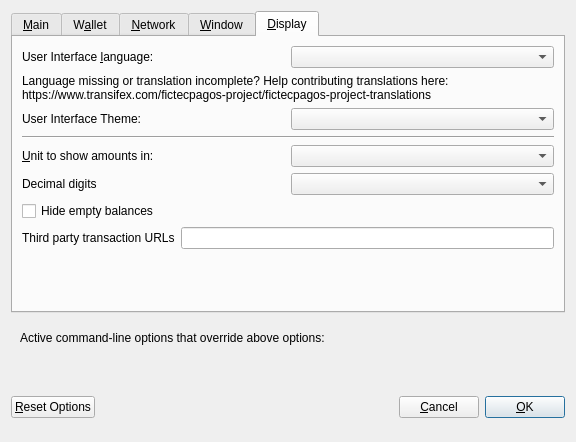
<?xml version="1.0" encoding="UTF-8"?>
<ui version="4.0">
 <class>OptionsDialog</class>
 <widget class="QDialog" name="OptionsDialog">
  <property name="geometry">
   <rect>
    <x>0</x>
    <y>0</y>
    <width>576</width>
    <height>442</height>
   </rect>
  </property>
  <property name="windowTitle">
   <string>Options</string>
  </property>
  <property name="modal">
   <bool>true</bool>
  </property>
  <layout class="QVBoxLayout" name="verticalLayout">
   <item>
    <widget class="QTabWidget" name="tabWidget">
     <property name="currentIndex">
      <number>4</number>
     </property>
     <widget class="QWidget" name="tabMain">
      <attribute name="title">
       <string>&amp;Main</string>
      </attribute>
      <layout class="QVBoxLayout" name="verticalLayout_Main">
       <item>
        <widget class="QCheckBox" name="bitcoinAtStartup">
         <property name="toolTip">
          <string>Automatically start fictecpagos after logging in to the system.</string>
         </property>
         <property name="text">
          <string>&amp;Start fictecpagos on system login</string>
         </property>
        </widget>
       </item>
       <item>
        <layout class="QHBoxLayout" name="horizontalLayout_2_Main">
         <item>
          <widget class="QLabel" name="databaseCacheLabel">
           <property name="text">
            <string>Size of &amp;database cache</string>
           </property>
           <property name="textFormat">
            <enum>Qt::PlainText</enum>
           </property>
           <property name="buddy">
            <cstring>databaseCache</cstring>
           </property>
          </widget>
         </item>
         <item>
          <widget class="QSpinBox" name="databaseCache"/>
         </item>
         <item>
          <widget class="QLabel" name="databaseCacheUnitLabel">
           <property name="text">
            <string>MB</string>
           </property>
           <property name="textFormat">
            <enum>Qt::PlainText</enum>
           </property>
          </widget>
         </item>
         <item>
          <spacer name="horizontalSpacer_2_Main">
           <property name="orientation">
            <enum>Qt::Horizontal</enum>
           </property>
           <property name="sizeHint" stdset="0">
            <size>
             <width>40</width>
             <height>20</height>
            </size>
           </property>
          </spacer>
         </item>
        </layout>
       </item>
       <item>
        <layout class="QHBoxLayout" name="horizontalLayout_3_Main">
         <item>
          <widget class="QLabel" name="threadsScriptVerifLabel">
           <property name="text">
            <string>Number of script &amp;verification threads</string>
           </property>
           <property name="textFormat">
            <enum>Qt::PlainText</enum>
           </property>
           <property name="buddy">
            <cstring>threadsScriptVerif</cstring>
           </property>
          </widget>
         </item>
         <item>
          <widget class="QSpinBox" name="threadsScriptVerif">
           <property name="toolTip">
            <string>(0 = auto, &lt;0 = leave that many cores free)</string>
           </property>
          </widget>
         </item>
         <item>
          <spacer name="horizontalSpacer_3_Main">
           <property name="orientation">
            <enum>Qt::Horizontal</enum>
           </property>
           <property name="sizeHint" stdset="0">
            <size>
             <width>40</width>
             <height>20</height>
            </size>
           </property>
          </spacer>
         </item>
        </layout>
       </item>
       <item>
        <spacer name="verticalSpacer_2">
         <property name="orientation">
          <enum>Qt::Vertical</enum>
         </property>
         <property name="sizeHint" stdset="0">
          <size>
           <width>20</width>
           <height>40</height>
          </size>
         </property>
        </spacer>
       </item>
       <item>
        <widget class="QCheckBox" name="checkBoxZeromintEnable">
         <property name="toolTip">
          <string>Enable automatic minting of fictecpagos units to zphr</string>
         </property>
         <property name="layoutDirection">
          <enum>Qt::LeftToRight</enum>
         </property>
         <property name="text">
          <string>Enable zphr Automint</string>
         </property>
        </widget>
       </item>
       <item>
        <layout class="QHBoxLayout" name="horizontalLayout_3">
         <item>
          <widget class="QLabel" name="percentage_label">
           <property name="toolTip">
            <string>Percentage of incoming FTP which get automatically converted to zphr via Zerocoin Protocol (min: 10%)</string>
           </property>
           <property name="text">
            <string>Percentage of autominted zphr</string>
           </property>
          </widget>
         </item>
         <item>
          <widget class="QSpinBox" name="zeromintPercentage">
           <property name="minimum">
            <number>10</number>
           </property>
           <property name="maximum">
            <number>100</number>
           </property>
          </widget>
         </item>
        </layout>
       </item>
       <item>
        <layout class="QHBoxLayout" name="horizontalLayout" stretch="0,0">
         <property name="sizeConstraint">
          <enum>QLayout::SetFixedSize</enum>
         </property>
         <item>
          <widget class="QLabel" name="labelPreferredDenom">
           <property name="maximumSize">
            <size>
             <width>16777215</width>
             <height>16777215</height>
            </size>
           </property>
           <property name="toolTip">
            <string>Wait with automatic conversion to Zerocoin until enough FTP for this denomination is available</string>
           </property>
           <property name="text">
            <string>Preferred Automint zphr Denomination</string>
           </property>
          </widget>
         </item>
         <item>
          <widget class="QComboBox" name="preferredDenom">
           <property name="maximumSize">
            <size>
             <width>16777215</width>
             <height>27</height>
            </size>
           </property>
           <property name="toolTip">
            <string>Wait with automatic conversion to Zerocoin until enough FTP for this denomination is available</string>
           </property>
           <property name="maxVisibleItems">
            <number>9</number>
           </property>
           <property name="maxCount">
            <number>9</number>
           </property>
          </widget>
         </item>
        </layout>
       </item>
      </layout>
     </widget>
     <widget class="QWidget" name="tabWallet">
      <attribute name="title">
       <string>W&amp;allet</string>
      </attribute>
      <layout class="QVBoxLayout" name="verticalLayout_Wallet">
       <item>
        <layout class="QHBoxLayout" name="horizontalLayout_2_Wallet">
         <item>
          <widget class="QLabel" name="labelStakeSplitThresholdText">
           <property name="text">
            <string>Stake split threshold:</string>
           </property>
          </widget>
         </item>
         <item>
          <widget class="QSpinBox" name="spinBoxStakeSplitThreshold">
           <property name="minimum">
            <number>1</number>
           </property>
           <property name="maximum">
            <number>999999</number>
           </property>
          </widget>
         </item>
        </layout>
       </item>
       <item>
        <widget class="QGroupBox" name="groupBox">
         <property name="title">
          <string>Expert</string>
         </property>
         <layout class="QVBoxLayout" name="verticalLayout_2">
          <item>
           <widget class="QCheckBox" name="coinControlFeatures">
            <property name="toolTip">
             <string>Whether to show coin control features or not.</string>
            </property>
            <property name="text">
             <string>Enable coin &amp;control features</string>
            </property>
           </widget>
          </item>
          <item>
           <widget class="QCheckBox" name="showMasternodesTab">
            <property name="toolTip">
             <string>Show additional tab listing all your masternodes in first sub-tab&lt;br/&gt;and all masternodes on the network in second sub-tab.</string>
            </property>
            <property name="text">
             <string>Show Masternodes Tab</string>
            </property>
           </widget>
          </item>
          <item>
           <widget class="QCheckBox" name="spendZeroConfChange">
            <property name="toolTip">
             <string>If you disable the spending of unconfirmed change, the change from a transaction&lt;br/&gt;cannot be used until that transaction has at least one confirmation.&lt;br/&gt;This also affects how your balance is computed.</string>
            </property>
            <property name="text">
             <string>&amp;Spend unconfirmed change</string>
            </property>
           </widget>
          </item>
         </layout>
        </widget>
       </item>
       <item>
        <spacer name="verticalSpacer_Wallet">
         <property name="orientation">
          <enum>Qt::Vertical</enum>
         </property>
         <property name="sizeHint" stdset="0">
          <size>
           <width>20</width>
           <height>40</height>
          </size>
         </property>
        </spacer>
       </item>
      </layout>
     </widget>
     <widget class="QWidget" name="tabNetwork">
      <attribute name="title">
       <string>&amp;Network</string>
      </attribute>
      <layout class="QVBoxLayout" name="verticalLayout_Network">
       <item>
        <widget class="QCheckBox" name="mapPortUpnp">
         <property name="toolTip">
          <string>Automatically open the fictecpagos client port on the router. This only works when your router supports UPnP and it is enabled.</string>
         </property>
         <property name="text">
          <string>Map port using &amp;UPnP</string>
         </property>
        </widget>
       </item>
       <item>
        <widget class="QCheckBox" name="allowIncoming">
         <property name="toolTip">
          <string>Accept connections from outside</string>
         </property>
         <property name="text">
          <string>Allow incoming connections</string>
         </property>
        </widget>
       </item>
       <item>
        <widget class="QCheckBox" name="connectSocks">
         <property name="toolTip">
          <string>Connect to the fictecpagos network through a SOCKS5 proxy.</string>
         </property>
         <property name="text">
          <string>&amp;Connect through SOCKS5 proxy (default proxy):</string>
         </property>
        </widget>
       </item>
       <item>
        <layout class="QHBoxLayout" name="horizontalLayout_1_Network">
         <item>
          <widget class="QLabel" name="proxyIpLabel">
           <property name="text">
            <string>Proxy &amp;IP:</string>
           </property>
           <property name="textFormat">
            <enum>Qt::PlainText</enum>
           </property>
           <property name="buddy">
            <cstring>proxyIp</cstring>
           </property>
          </widget>
         </item>
         <item>
          <widget class="QValidatedLineEdit" name="proxyIp">
           <property name="minimumSize">
            <size>
             <width>140</width>
             <height>0</height>
            </size>
           </property>
           <property name="maximumSize">
            <size>
             <width>140</width>
             <height>16777215</height>
            </size>
           </property>
           <property name="toolTip">
            <string>IP address of the proxy (e.g. IPv4: 127.0.0.1 / IPv6: ::1)</string>
           </property>
          </widget>
         </item>
         <item>
          <widget class="QLabel" name="proxyPortLabel">
           <property name="text">
            <string>&amp;Port:</string>
           </property>
           <property name="textFormat">
            <enum>Qt::PlainText</enum>
           </property>
           <property name="buddy">
            <cstring>proxyPort</cstring>
           </property>
          </widget>
         </item>
         <item>
          <widget class="QLineEdit" name="proxyPort">
           <property name="minimumSize">
            <size>
             <width>75</width>
             <height>0</height>
            </size>
           </property>
           <property name="maximumSize">
            <size>
             <width>55</width>
             <height>16777215</height>
            </size>
           </property>
           <property name="toolTip">
            <string>Port of the proxy (e.g. 9050)</string>
           </property>
          </widget>
         </item>
         <item>
          <spacer name="horizontalSpacer_1_Network">
           <property name="orientation">
            <enum>Qt::Horizontal</enum>
           </property>
           <property name="sizeHint" stdset="0">
            <size>
             <width>40</width>
             <height>20</height>
            </size>
           </property>
          </spacer>
         </item>
        </layout>
       </item>
       <item>
        <spacer name="verticalSpacer_Network">
         <property name="orientation">
          <enum>Qt::Vertical</enum>
         </property>
         <property name="sizeHint" stdset="0">
          <size>
           <width>20</width>
           <height>40</height>
          </size>
         </property>
        </spacer>
       </item>
      </layout>
     </widget>
     <widget class="QWidget" name="tabWindow">
      <attribute name="title">
       <string>&amp;Window</string>
      </attribute>
      <layout class="QVBoxLayout" name="verticalLayout_Window">
       <item>
        <widget class="QCheckBox" name="minimizeToTray">
         <property name="toolTip">
          <string>Show only a tray icon after minimizing the window.</string>
         </property>
         <property name="text">
          <string>&amp;Minimize to the tray instead of the taskbar</string>
         </property>
        </widget>
       </item>
       <item>
        <widget class="QCheckBox" name="minimizeOnClose">
         <property name="toolTip">
          <string>Minimize instead of exit the application when the window is closed. When this option is enabled, the application will be closed only after selecting Quit in the menu.</string>
         </property>
         <property name="text">
          <string>M&amp;inimize on close</string>
         </property>
        </widget>
       </item>
       <item>
        <spacer name="verticalSpacer_Window">
         <property name="orientation">
          <enum>Qt::Vertical</enum>
         </property>
         <property name="sizeHint" stdset="0">
          <size>
           <width>20</width>
           <height>40</height>
          </size>
         </property>
        </spacer>
       </item>
      </layout>
     </widget>
     <widget class="QWidget" name="tabDisplay">
      <attribute name="title">
       <string>&amp;Display</string>
      </attribute>
      <layout class="QVBoxLayout" name="verticalLayout_Display">
       <item>
        <layout class="QHBoxLayout" name="horizontalLayout_1_Display">
         <item>
          <widget class="QLabel" name="langLabel">
           <property name="text">
            <string>User Interface &amp;language:</string>
           </property>
           <property name="textFormat">
            <enum>Qt::PlainText</enum>
           </property>
           <property name="buddy">
            <cstring>lang</cstring>
           </property>
          </widget>
         </item>
         <item>
          <widget class="QValueComboBox" name="lang">
           <property name="toolTip">
            <string>The user interface language can be set here. This setting will take effect after restarting fictecpagos.</string>
           </property>
          </widget>
         </item>
        </layout>
       </item>
       <item>
        <widget class="QLabel" name="label_3">
         <property name="toolTip">
          <string notr="true"/>
         </property>
         <property name="statusTip">
          <string notr="true"/>
         </property>
         <property name="whatsThis">
          <string notr="true"/>
         </property>
         <property name="accessibleName">
          <string notr="true"/>
         </property>
         <property name="text">
          <string>Language missing or translation incomplete? Help contributing translations here:
https://www.transifex.com/fictecpagos-project/fictecpagos-project-translations</string>
         </property>
         <property name="wordWrap">
          <bool>true</bool>
         </property>
         <property name="openExternalLinks">
          <bool>true</bool>
         </property>
         <property name="textInteractionFlags">
          <set>Qt::TextBrowserInteraction</set>
         </property>
        </widget>
       </item>
       <item>
        <layout class="QHBoxLayout" name="horizontalLayout_4_Display" stretch="0,0">
         <item>
          <widget class="QLabel" name="themeLabel">
           <property name="text">
            <string>User Interface Theme:</string>
           </property>
          </widget>
         </item>
         <item>
          <widget class="QValueComboBox" name="theme"/>
         </item>
        </layout>
       </item>
       <item>
        <widget class="Line" name="line">
         <property name="orientation">
          <enum>Qt::Horizontal</enum>
         </property>
        </widget>
       </item>
       <item>
        <layout class="QHBoxLayout" name="horizontalLayout_2_Display">
         <item>
          <widget class="QLabel" name="unitLabel">
           <property name="text">
            <string>&amp;Unit to show amounts in:</string>
           </property>
           <property name="textFormat">
            <enum>Qt::PlainText</enum>
           </property>
           <property name="buddy">
            <cstring>unit</cstring>
           </property>
          </widget>
         </item>
         <item>
          <widget class="QValueComboBox" name="unit">
           <property name="toolTip">
            <string>Choose the default subdivision unit to show in the interface and when sending coins.</string>
           </property>
          </widget>
         </item>
        </layout>
       </item>
       <item>
        <layout class="QHBoxLayout" name="horizontalLayout_5_Display">
         <item>
          <widget class="QLabel" name="digitsLabel">
           <property name="text">
            <string>Decimal digits</string>
           </property>
          </widget>
         </item>
         <item>
          <widget class="QValueComboBox" name="digits"/>
         </item>
        </layout>
       </item>
       <item>
        <widget class="QCheckBox" name="checkBoxHideZeroBalances">
         <property name="toolTip">
          <string>Hide empty balances</string>
         </property>
         <property name="layoutDirection">
          <enum>Qt::LeftToRight</enum>
         </property>
         <property name="text">
          <string>Hide empty balances</string>
         </property>
        </widget>
       </item>
       <item>
        <layout class="QHBoxLayout" name="horizontalLayout_3_Display">
         <item>
          <widget class="QLabel" name="thirdPartyTxUrlsLabel">
           <property name="toolTip">
            <string>Third party URLs (e.g. a block explorer) that appear in the transactions tab as context menu items. %s in the URL is replaced by transaction hash. Multiple URLs are separated by vertical bar |.</string>
           </property>
           <property name="text">
            <string>Third party transaction URLs</string>
           </property>
           <property name="buddy">
            <cstring>thirdPartyTxUrls</cstring>
           </property>
          </widget>
         </item>
         <item>
          <widget class="QLineEdit" name="thirdPartyTxUrls">
           <property name="toolTip">
            <string>Third party URLs (e.g. a block explorer) that appear in the transactions tab as context menu items. %s in the URL is replaced by transaction hash. Multiple URLs are separated by vertical bar |.</string>
           </property>
          </widget>
         </item>
        </layout>
       </item>
       <item>
        <spacer name="verticalSpacer">
         <property name="orientation">
          <enum>Qt::Vertical</enum>
         </property>
         <property name="sizeHint" stdset="0">
          <size>
           <width>20</width>
           <height>40</height>
          </size>
         </property>
        </spacer>
       </item>
      </layout>
     </widget>
    </widget>
   </item>
   <item>
    <widget class="QFrame" name="frame">
     <layout class="QVBoxLayout" name="verticalLayout_Bottom">
      <item>
       <layout class="QHBoxLayout" name="horizontalLayout_Bottom">
        <item>
         <widget class="QLabel" name="overriddenByCommandLineInfoLabel">
          <property name="text">
           <string>Active command-line options that override above options:</string>
          </property>
          <property name="textFormat">
           <enum>Qt::PlainText</enum>
          </property>
         </widget>
        </item>
        <item>
         <spacer name="horizontalSpacer_Bottom">
          <property name="orientation">
           <enum>Qt::Horizontal</enum>
          </property>
          <property name="sizeHint" stdset="0">
           <size>
            <width>40</width>
            <height>20</height>
           </size>
          </property>
         </spacer>
        </item>
       </layout>
      </item>
      <item>
       <widget class="QLabel" name="overriddenByCommandLineLabel">
        <property name="text">
         <string/>
        </property>
        <property name="textFormat">
         <enum>Qt::PlainText</enum>
        </property>
        <property name="wordWrap">
         <bool>true</bool>
        </property>
       </widget>
      </item>
     </layout>
    </widget>
   </item>
   <item>
    <layout class="QHBoxLayout" name="horizontalLayout_Buttons">
     <item>
      <widget class="QPushButton" name="resetButton">
       <property name="toolTip">
        <string>Reset all client options to default.</string>
       </property>
       <property name="text">
        <string>&amp;Reset Options</string>
       </property>
       <property name="autoDefault">
        <bool>false</bool>
       </property>
      </widget>
     </item>
     <item>
      <spacer name="horizontalSpacer_1">
       <property name="orientation">
        <enum>Qt::Horizontal</enum>
       </property>
       <property name="sizeHint" stdset="0">
        <size>
         <width>40</width>
         <height>48</height>
        </size>
       </property>
      </spacer>
     </item>
     <item>
      <widget class="QLabel" name="statusLabel">
       <property name="minimumSize">
        <size>
         <width>200</width>
         <height>0</height>
        </size>
       </property>
       <property name="font">
        <font>
         <weight>75</weight>
         <bold>true</bold>
        </font>
       </property>
       <property name="text">
        <string/>
       </property>
       <property name="textFormat">
        <enum>Qt::PlainText</enum>
       </property>
       <property name="wordWrap">
        <bool>true</bool>
       </property>
      </widget>
     </item>
     <item>
      <spacer name="horizontalSpacer_2">
       <property name="orientation">
        <enum>Qt::Horizontal</enum>
       </property>
       <property name="sizeHint" stdset="0">
        <size>
         <width>40</width>
         <height>48</height>
        </size>
       </property>
      </spacer>
     </item>
     <item>
      <widget class="QPushButton" name="cancelButton">
       <property name="text">
        <string>&amp;Cancel</string>
       </property>
       <property name="autoDefault">
        <bool>false</bool>
       </property>
      </widget>
     </item>
     <item>
      <widget class="QPushButton" name="okButton">
       <property name="text">
        <string>&amp;OK</string>
       </property>
       <property name="autoDefault">
        <bool>false</bool>
       </property>
       <property name="default">
        <bool>true</bool>
       </property>
      </widget>
     </item>
    </layout>
   </item>
  </layout>
 </widget>
 <customwidgets>
  <customwidget>
   <class>QValidatedLineEdit</class>
   <extends>QLineEdit</extends>
   <header>qvalidatedlineedit.h</header>
  </customwidget>
  <customwidget>
   <class>QValueComboBox</class>
   <extends>QComboBox</extends>
   <header>qvaluecombobox.h</header>
  </customwidget>
 </customwidgets>
 <resources/>
 <connections/>
</ui>
